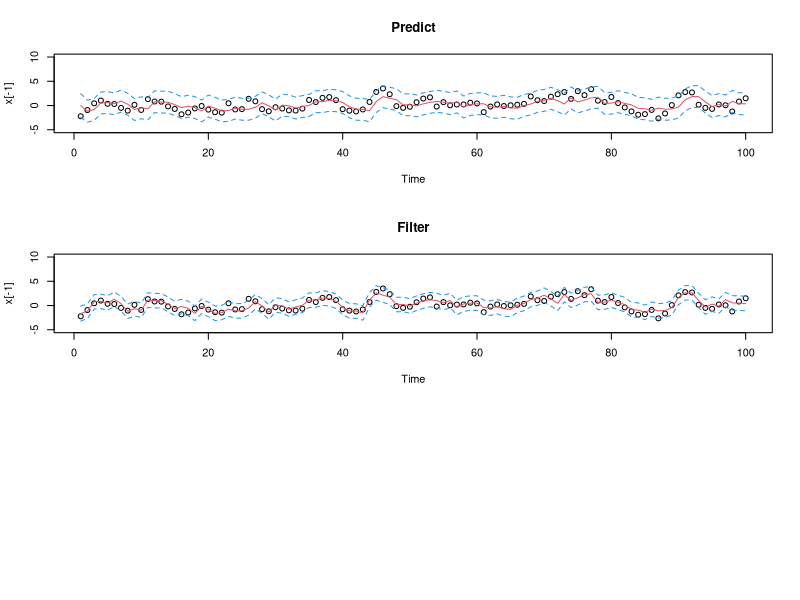

Write the R code that produced this figure.

set.seed (123)
n = 100

State_Phi_1=0.7
v = rnorm (n ,0 ,1)
w = rnorm(n+1,0,1);
x = arima.sim (n=n+1, list (ar = State_Phi_1) , sd =1)
y = ts(x[ -1] + v)

####


A=1; mu0 = 0; Sigma0=1
State_Phi_p.p=State_Phi_1; 
Cholesky_Q_state=1; 
Cholesky_R_Observ=1
Q=t(Cholesky_Q_state)%*%Cholesky_Q_state
R=t(Cholesky_R_Observ)%*%Cholesky_R_Observ
# y is n by q  (time=row series=col)
# A is a q by p matrix
# R is q by q
# mu0 is p by 1
# Sigma0, State_Phi_p.p, Q are p by p


State_Phi_p.p=as.matrix(State_Phi_p.p)
p.state.dim=nrow(State_Phi_p.p)    
y=as.matrix(y)
q.obsv.dim=ncol(y)
Predict_State_x_t_t_1=array(NA, dim=c(p.state.dim,1,n))         # Predict_State_x_t_t_1=x_t^{t-1}          
Predict_State_VarCov_t_t_1=array(NA, dim=c(p.state.dim,p.state.dim,n))      # Predict_State_VarCov_t_t_1=P_t^{t-1}
Filter_State_x_t_t=array(NA, dim=c(p.state.dim,1,n))         # Filter_State_x_t_t=x_t^t
Filter_State_VarCov_t_t=array(NA, dim=c(p.state.dim,p.state.dim,n))      # Filter_State_VarCov_t_t=x_t^t
epsilon=array(NA, dim=c(q.obsv.dim,1,n))      # innovations
epsilon_VarCov=array(NA, dim=c(q.obsv.dim,q.obsv.dim,n))     # epsilon var-cov matrix



# initialize (because R can't count from zero)
x_initial_00=as.matrix(mu0, nrow=p.state.dim, ncol=1)
P_initial_00=as.matrix(Sigma0, nrow=p.state.dim, ncol=p.state.dim)
Predict_State_x_t_t_1[,,1]=State_Phi_p.p%*%x_initial_00
Predict_State_VarCov_t_t_1[,,1]=State_Phi_p.p%*%P_initial_00%*%t(State_Phi_p.p)+Q
sigma_temp=A%*%Predict_State_VarCov_t_t_1[,,1]%*%t(A)+R
epsilon_VarCov[,,1]=(t(sigma_temp)+sigma_temp)/2     # epsilon var - make sure it's symmetric
sig_inv=solve(epsilon_VarCov[,,1])          

Kalman_gain=Predict_State_VarCov_t_t_1[,,1]%*%t(A)%*%sig_inv
epsilon[,,1]=y[1,]-A%*%Predict_State_x_t_t_1[,,1]

Filter_State_x_t_t[,,1]=Predict_State_x_t_t_1[,,1]+Kalman_gain%*%epsilon[,,1]
Filter_State_VarCov_t_t[,,1]=Predict_State_VarCov_t_t_1[,,1]-Kalman_gain%*%A%*%Predict_State_VarCov_t_t_1[,,1]

sigma_t=as.matrix(epsilon_VarCov[,,1], nrow=q.obsv.dim, ncol=q.obsv.dim)
likelihood_est = log(det(sigma_t)) + t(epsilon[,,1])%*%sig_inv%*%epsilon[,,1]   # -log(likelihood_estlihood)

########## start filter iterations ###################
for (i in 2:n){
  if (n < 2) break
  Predict_State_x_t_t_1[,,i]=State_Phi_p.p%*%Filter_State_x_t_t[,,i-1]
  Predict_State_VarCov_t_t_1[,,i]=State_Phi_p.p%*%Filter_State_VarCov_t_t[,,i-1]%*%t(State_Phi_p.p)+Q
  sigma_temp=A%*%Predict_State_VarCov_t_t_1[,,i]%*%t(A)+R
  epsilon_VarCov[,,i]=(t(sigma_temp)+sigma_temp)/2     # epsilon var - make sure it's symmetric
  sig_inv=solve(epsilon_VarCov[,,i])              
  Kalman_gain=Predict_State_VarCov_t_t_1[,,i]%*%t(A)%*%sig_inv
  epsilon[,,i]=y[i,]-A%*%Predict_State_x_t_t_1[,,i]
  Filter_State_x_t_t[,,i]=Predict_State_x_t_t_1[,,i]+Kalman_gain%*%epsilon[,,i]
  Filter_State_VarCov_t_t[,,i]=Predict_State_VarCov_t_t_1[,,i]-Kalman_gain%*%A%*%Predict_State_VarCov_t_t_1[,,i]
  sigma_t=as.matrix(epsilon_VarCov[,,i], nrow=q.obsv.dim, ncol=q.obsv.dim)
  likelihood_est= likelihood_est + log(det(sigma_t)) + t(epsilon[,,i])%*%sig_inv%*%epsilon[,,i]
}
likelihood_est=0.5*likelihood_est
list(Predict_State_x_t_t_1=Predict_State_x_t_t_1,Predict_State_VarCov_t_t_1=Predict_State_VarCov_t_t_1,Filter_State_x_t_t=Filter_State_x_t_t,Filter_State_VarCov_t_t=Filter_State_VarCov_t_t,likelihood_est=likelihood_est,epsilon=epsilon,epsilon_VarCov=epsilon_VarCov,Kalman_gainn=Kalman_gain)




par(mfrow=c(3,1)); Time = 1:n
plot(Time, x[-1], main='Predict', ylim=c(-5,10))
lines(Predict_State_x_t_t_1, col=2)
lines(Predict_State_x_t_t_1+2*sqrt(Predict_State_VarCov_t_t_1), lty=2, col=4)
lines(Predict_State_x_t_t_1-2*sqrt(Predict_State_VarCov_t_t_1), lty=2, col=4)




plot(Time, x[-1], main='Filter', ylim=c(-5,10))
lines(Filter_State_x_t_t, col=2)
lines(Filter_State_x_t_t+2*sqrt(Filter_State_VarCov_t_t), lty=2, col=4)
lines(Filter_State_x_t_t-2*sqrt(Filter_State_VarCov_t_t), lty=2, col=4)


